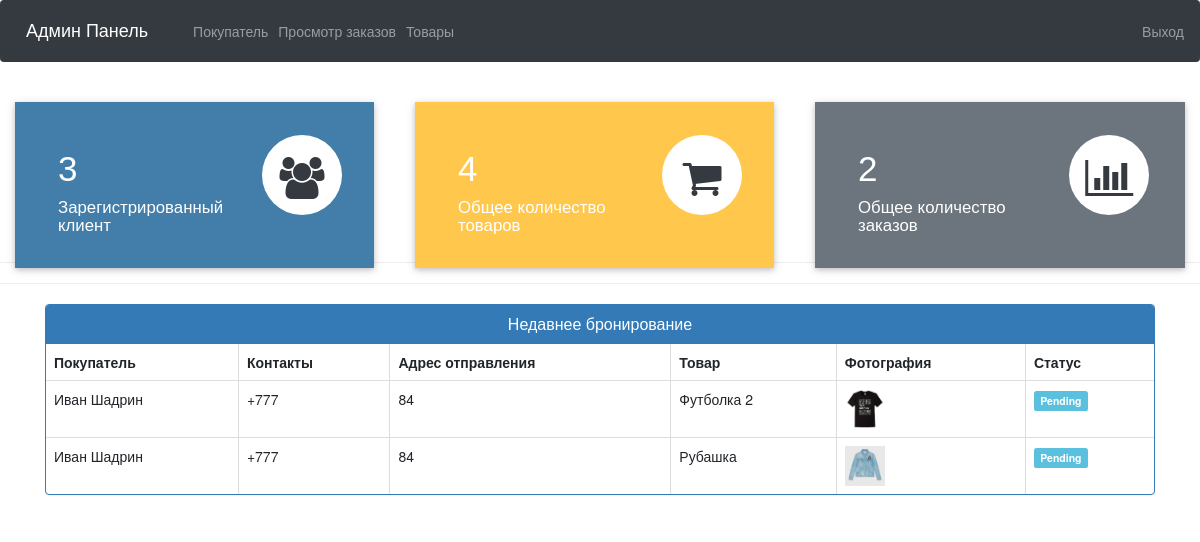
The app's page /admin-dashboard (signed in) with its own data.
### ecom/models.py (models this page shows, shortened)
class Customer(models.Model):
    user=models.OneToOneField(User,on_delete=models.CASCADE)
    profile_pic= models.ImageField(upload_to='profile_pic/CustomerProfilePic/',null=True,blank=True)
    address = models.CharField(max_length=40)
    mobile = models.CharField(max_length=20,null=False)
    @property
    def get_name(self):
        return self.user.first_name+" "+self.user.last_name

class Orders(models.Model):
    STATUS =(
        ('Pending','Pending'),
        ('Order Confirmed','Order Confirmed'),
        ('Out for Delivery','Out for Delivery'),
        ('Delivered','Delivered'),
    )
    customer=models.ForeignKey('Customer', on_delete=models.CASCADE,null=True)
    product=models.ForeignKey('Product',on_delete=models.CASCADE,null=True)
    email = models.CharField(max_length=50,null=True)
    address = models.CharField(max_length=500,null=True)
    mobile = models.CharField(max_length=20,null=True)
    order_date= models.DateField(auto_now_add=True,null=True)
    status=models.CharField(max_length=50,null=True,choices=STATUS)

class Product(models.Model):
    name=models.CharField(max_length=40)
    product_image= models.ImageField(upload_to='product_image/',null=True,blank=True)
    price = models.PositiveIntegerField()
    description=models.CharField(max_length=40)

### ecom/views.py (the view)
# urls.py: path('admin-dashboard', views.admin_dashboard_view,name='admin-dashboard'),
@login_required(login_url='adminlogin')
def admin_dashboard_view(request):
    customercount=models.Customer.objects.all().count()
    productcount=models.Product.objects.all().count()
    ordercount=models.Orders.objects.all().count()
    orders=models.Orders.objects.all()
    ordered_products=[]
    ordered_bys=[]
    for order in orders:
        ordered_product=models.Product.objects.all().filter(id=order.product.id)
        ordered_by=models.Customer.objects.all().filter(id = order.customer.id)
        ordered_products.append(ordered_product)
        ordered_bys.append(ordered_by)
    mydict={
    'customercount':customercount,
    'productcount':productcount,
    'ordercount':ordercount,
    'data':zip(ordered_products,ordered_bys,orders),
    }
    return render(request,'ecom/admin_dashboard.html',context=mydict)

### templates/ecom/admin_dashboard.html
{% extends 'ecom/admin_base.html' %}
{% load static %}
{% block content %}
<br>
{%include 'ecom/admin_dashboard_cards.html'%}
<br><br><br><br><br>
<hr><hr>
<div class="container" >
    <div class="panel panel-primary" >
      <div class="panel-heading" style="text-align:center;">
        <h6 class="panel-title">Недавнее бронирование</h6>
      </div>
      <table class="table table-hover table-bordered" id="dev-table">
        <thead>
          <tr>
            <th>Покупатель</th>
            <th>Контакты</th>
            <th>Адрес отправления</th>
            <th>Товар</th>
            <th>Фотография</th>
            <th>Статус</th>
          </tr>
        </thead>
        {% for product,customer,order in data %}
        <tr>
          {% for c in customer %}
          <td> {{c.get_name}}</td>
          <td>{{c.mobile}}</td>
          <td>{{order.address}}</td>
          {% endfor %}
          {% for p in product %}
          <td> {{p.name}}</td>
          <td> <img src="{% static p.product_image.url %}" alt="Profile Pic" height="40px" width="40px" /></td>
          {% if order.status == 'Pending'%}
          <td> <span class="label label-info">{{order.status}}</span></td>
          {% elif order.status == 'Delivered' %}
          <td> <span class="label label-success">{{order.status}}</span></td>
          {% elif order.status == 'Out for Delivery' %}
          <td> <span class="label label-warning">{{order.status}}</span></td>
          {%else%}
            <td> <span class="label label-primary">{{order.status}}</span></td>
          {%endif%}
          {% endfor %}
        </tr>
        {% endfor %}
      </table>
  </div>
</div>
{% endblock content %}

### records on screen
Orders: address "84", status "Pending"
Customer: get_name "Иван Шадрин", mobile "+777"
Product: name "Футболка 2", product_image (picture)
Orders: address "84", status "Pending"
Product: name "Рубашка", product_image (picture)

### other values on screen
{{ customercount }} "3"
{{ productcount }} "4"
{{ ordercount }} "2"
